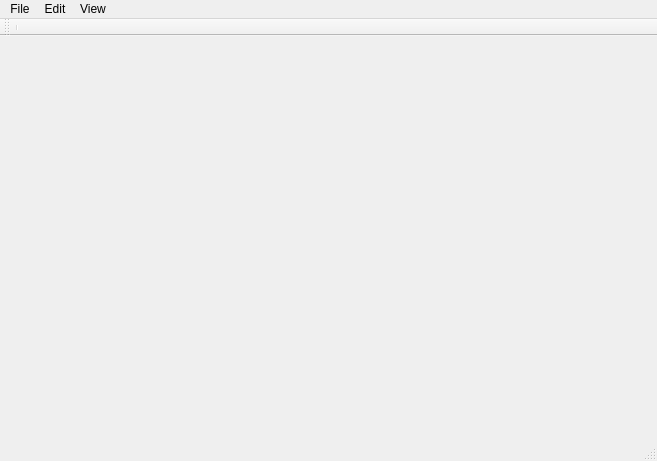
<?xml version="1.0" encoding="UTF-8"?>
<ui version="4.0">
 <class>MainWindow</class>
 <widget class="QMainWindow" name="MainWindow">
  <property name="geometry">
   <rect>
    <x>0</x>
    <y>0</y>
    <width>657</width>
    <height>461</height>
   </rect>
  </property>
  <property name="windowTitle">
   <string>Sketch23D</string>
  </property>
  <widget class="QWidget" name="centralWidget">
   <layout class="QHBoxLayout" name="horizontalLayout">
    <item>
     <widget class="OpenGLWidget" name="widget" native="true">
      <property name="cursor">
       <cursorShape>CrossCursor</cursorShape>
      </property>
     </widget>
    </item>
   </layout>
  </widget>
  <widget class="QMenuBar" name="menuBar">
   <property name="geometry">
    <rect>
     <x>0</x>
     <y>0</y>
     <width>657</width>
     <height>25</height>
    </rect>
   </property>
   <widget class="QMenu" name="menuFile">
    <property name="title">
     <string>File</string>
    </property>
    <addaction name="actionNew"/>
    <addaction name="actionOpen"/>
    <addaction name="actionSave"/>
   </widget>
   <widget class="QMenu" name="menuEdit">
    <property name="title">
     <string>Edit</string>
    </property>
    <addaction name="actionClear"/>
    <addaction name="actionDraw_Silehoutte"/>
    <addaction name="actionCreate_Mesh"/>
    <addaction name="actionView_Model"/>
   </widget>
   <widget class="QMenu" name="menuView">
    <property name="title">
     <string>View</string>
    </property>
    <addaction name="actionZoom_In"/>
    <addaction name="actionZoom_Out"/>
   </widget>
   <addaction name="menuFile"/>
   <addaction name="menuEdit"/>
   <addaction name="menuView"/>
  </widget>
  <widget class="QToolBar" name="mainToolBar">
   <attribute name="toolBarArea">
    <enum>TopToolBarArea</enum>
   </attribute>
   <attribute name="toolBarBreak">
    <bool>false</bool>
   </attribute>
   <addaction name="separator"/>
  </widget>
  <widget class="QStatusBar" name="statusBar"/>
  <action name="actionOpen">
   <property name="text">
    <string>Open</string>
   </property>
  </action>
  <action name="actionNew">
   <property name="text">
    <string>New</string>
   </property>
  </action>
  <action name="actionSave">
   <property name="text">
    <string>Save</string>
   </property>
  </action>
  <action name="actionClear">
   <property name="text">
    <string>Clear</string>
   </property>
   <property name="shortcut">
    <string>Shift+Del</string>
   </property>
  </action>
  <action name="actionCreate_Mesh">
   <property name="text">
    <string>Create Mesh</string>
   </property>
   <property name="shortcut">
    <string>Ctrl+M</string>
   </property>
  </action>
  <action name="actionView_Model">
   <property name="text">
    <string>View Model</string>
   </property>
   <property name="shortcut">
    <string>Ctrl+D</string>
   </property>
  </action>
  <action name="actionDraw_Silehoutte">
   <property name="text">
    <string>Draw Silehoutte</string>
   </property>
  </action>
  <action name="actionZoom_In">
   <property name="text">
    <string>Zoom In</string>
   </property>
   <property name="shortcut">
    <string>Ctrl+Up</string>
   </property>
  </action>
  <action name="actionZoom_Out">
   <property name="text">
    <string>Zoom Out</string>
   </property>
   <property name="shortcut">
    <string>Ctrl+Down</string>
   </property>
  </action>
 </widget>
 <layoutdefault spacing="6" margin="11"/>
 <customwidgets>
  <customwidget>
   <class>OpenGLWidget</class>
   <extends>QWidget</extends>
   <header>openglwidget.h</header>
   <container>1</container>
  </customwidget>
 </customwidgets>
 <resources/>
 <connections/>
</ui>
